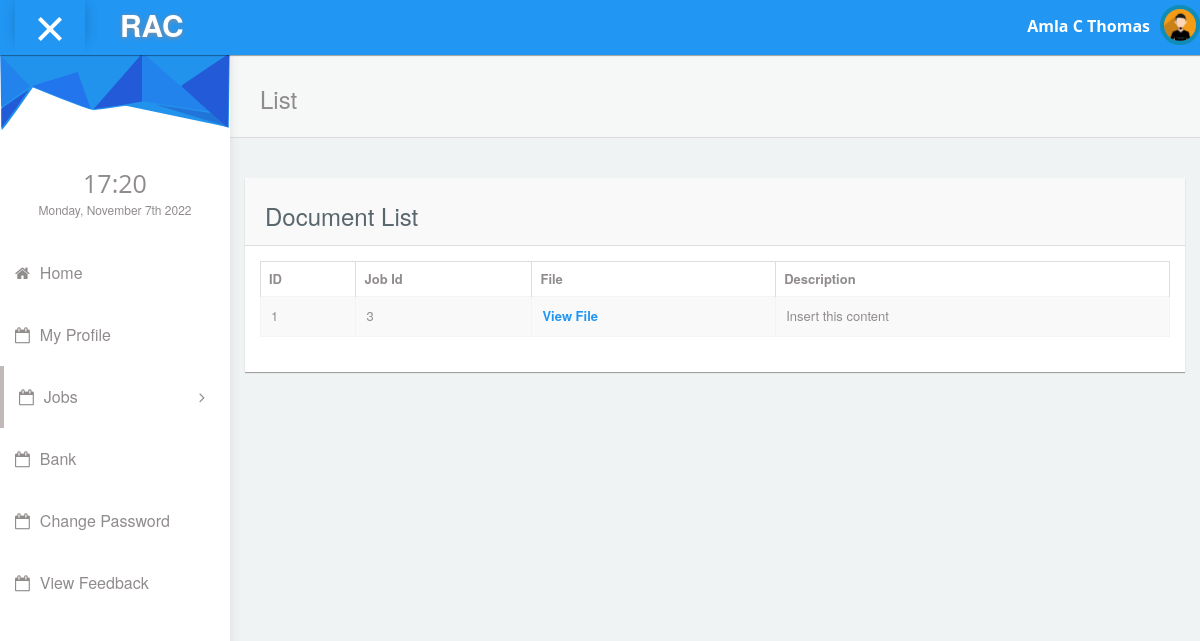
The page /freelancer/viewadddoc.php?jid=3 (signed in) on the database its author committed.
### tables this page shows
CREATE TABLE IF NOT EXISTS `free_reg` (
  `fid` int(11) NOT NULL AUTO_INCREMENT,
  `name` varchar(100) NOT NULL,
  `address` text NOT NULL,
  `phno` varchar(20) NOT NULL,
  `degree` varchar(30) NOT NULL,
  `institution` varchar(100) NOT NULL,
  `university` varchar(100) NOT NULL,
  `other_quali` varchar(120) DEFAULT NULL,
  `work_exp` varchar(100) DEFAULT NULL,
  `work_place` varchar(70) DEFAULT NULL,
  `post` varchar(100) DEFAULT NULL,
  `years_worked` varchar(50) DEFAULT NULL,
  `current_status` varchar(30) NOT NULL,
  `area_of_study` varchar(100) DEFAULT NULL,
  `email` varchar(100) NOT NULL,
  `dob` date DEFAULT NULL,
  PRIMARY KEY (`fid`)
);

CREATE TABLE IF NOT EXISTS `task` (
  `task_id` int(11) NOT NULL AUTO_INCREMENT,
  `job_id` int(11) NOT NULL,
  `document` varchar(200) NOT NULL,
  `description1` varchar(200) NOT NULL,
  `email` varchar(100) NOT NULL,
  PRIMARY KEY (`task_id`)
);

CREATE TABLE IF NOT EXISTS `job_post` (
  `job_id` int(11) NOT NULL AUTO_INCREMENT,
  `job_post` varchar(100) NOT NULL,
  `category` varchar(70) NOT NULL,
  `description` varchar(100) NOT NULL,
  `type_of_pro` varchar(70) NOT NULL,
  `needed_skills` varchar(100) NOT NULL,
  `qualification` varchar(100) NOT NULL,
  `free_type` varchar(70) NOT NULL,
  `country1` varchar(70) NOT NULL,
  `lvl_of_exp` varchar(70) NOT NULL,
  `time_required` varchar(100) NOT NULL,
  `comp_mail` varchar(100) NOT NULL,
  `date` date NOT NULL,
  `post_date` date NOT NULL,
  `pro_file` varchar(100) NOT NULL,
  `sal_expected` int(11) NOT NULL,
  `status` varchar(70) NOT NULL,
  PRIMARY KEY (`job_id`)
);

### connectionclass.php (called while the page is built, shortened)
<?php
class ConnectionClass
{
public $db=null;
public function open()
{
$this->db=mysqli_connect('localhost','root','','rent_a_coder') or die('Error: ' . mysqli_error($myConnection));
	}
public function GetTable($qry)
{
    try
	{
	$result=mysqli_query($this->db,$qry);
	if($result)
	{
	    $data = array();
		while ($row=mysqli_fetch_assoc($result))
		{
		$data[ ] = $row;
		}
		return $data;
		}
	else
	throw new  Exception(mysql_error());
	}
	catch(Exception $e)
	{
	return $e->getMessage();
	}
}
public function GetSingleData($qry)
{
  try
  {
      $result=mysqli_query($this->db,$qry);
	  if($result)
	  {
	         $row=mysqli_fetch_row($result) ;
			 return $row[0];
			 }
			 else
			 {
			     throw new Exception(mysqli_error($this->db));
			 }
    }
	catch(Exception $e)
	{
	         return $e->getMessage();
	}
 }
}
?>

### freelancer/viewadddoc.php (the view)
<?php
require_once('header.php');
require_once("../connectionclass.php");
$obj=new ConnectionClass();
$jobrid=$_REQUEST['jid'];
$qry="select * from task t inner join job_post j inner join org_reg o on t.job_id=j.job_id  and o.email=t.email where  t.job_id='$jobrid'";
$result=$obj->GetTable($qry);
?>
            <div id="content">
               <div class="panel box-shadow-none content-header">
                  <div class="panel-body">
                    <div class="col-md-12">
                        <h3 class="animated fadeInLeft">List</h3>
                    </div>
                  </div>
              </div>
              <div class="col-md-12 top-20 padding-0">
                <div class="col-md-12">
                  <div class="panel">
                    <div class="panel-heading"><h3>Document List</h3></div>
                    <div class="panel-body">
                      <div class="responsive-table">
                      <table id="datatables-example" class="table table-striped table-bordered" width="100%" cellspacing="0">
                      <thead>
                          <tr>
            <th data-breakpoints="xs">ID</th>
            <th>Job Id</th>
            <th>File</th>
            <th>Description</th>
          </tr>
        </thead>
        <tbody>
            <?php
            $i=0;
            foreach ($result as $res)
            {
                $i++;
            ?>
          <tr data-expanded="true">
            <td><?php echo $i;?></td>
            <td><?php echo $res['job_id'];?></td>
            <td><a target="_blank" href="../Organization/documentadd/docadd/<?php echo $res['document'];?>">View File</a></td>
            <td><?php echo $res['description1'];?></td>
          </tr>
          <?php
            }
            ?>
                      </tbody>
                        </table>
                      </div>
                  </div>
                </div>
              </div>
              </div>
            </div>
<?php require_once('footer.php'); ?>

### freelancer/header.php (shortened to what this page needs)
<!DOCTYPE html>
<html lang="en">
<head>
    <link rel="stylesheet" type="text/css" href="../admintemplate/css/bootstrap.min.css">
      <link rel="stylesheet" type="text/css" href="../admintemplate/css/plugins/font-awesome.min.css"/>
      <link rel="stylesheet" type="text/css" href="../admintemplate/css/plugins/simple-line-icons.css"/>
      <link rel="stylesheet" type="text/css" href="../admintemplate/css/plugins/animate.min.css"/>
      <link rel="stylesheet" type="text/css" href="../admintemplate/css/plugins/fullcalendar.min.css"/>
	<link href="../admintemplate/css/style.css" rel="stylesheet">
  </head>
<?php
require_once("../connectionclass.php");
$obj=new ConnectionClass();
$email=$_SESSION['email'];
$qry="select name from free_reg where email='$email'";
$name=$obj->GetSingleData($qry);
?>
 <body id="mimin" class="dashboard">
        <nav class="navbar navbar-default header navbar-fixed-top">
          <div class="col-md-12 nav-wrapper">
            <div class="navbar-header" style="width:100%;">
              <div class="opener-left-menu is-open">
                <span class="bottom"></span>
              </div>
                <a href="index.php" class="navbar-brand">
                 <b>RAC</b>
                </a>
              <ul class="nav navbar-nav navbar-right user-nav">
                <li class="user-name"><span><?php echo $name; ?></span></li>
                  <li class="dropdown avatar-dropdown">
                   <img src="../admintemplate/img/avatar.jpg" class="img-circle avatar" alt="user name" data-toggle="dropdown" aria-haspopup="true" aria-expanded="true"/>
                </li>
              </ul>
            </div>
          </div>
        </nav>
      <div class="container-fluid mimin-wrapper">
            <div id="left-menu">
              <div class="sub-left-menu scroll">
                <ul class="nav nav-list">
                    <li><div class="left-bg"></div></li>
                    <li class="time">
                      <h1 class="animated fadeInLeft" style="font-size: 25px;">21:00</h1>
                      <p class="animated fadeInRight">Sat,October 1st 2029</p>
                    </li>
                     <li class="ripple"><a href="index.php"><span class="fa fa-home"></span>Home</a></li>
                      <li class="ripple"><a href="profile.php"><span class="fa fa-calendar-o"></span>My Profile</a></li>
                     <li class="active ripple">
                      <a class="tree-toggle nav-header"><span class="fa-calendar-o fa"></span>Jobs
                        <span class="fa-angle-right fa right-arrow text-right"></span>
                      </a>
                    </li>
                   <li class="ripple"><a href="bank.php"><span class="fa fa-calendar-o"></span>Bank</a></li>
                   <li class="ripple"><a href="changepassword.php"><span class="fa fa-calendar-o"></span>Change Password</a></li>
                   <li class="ripple"><a href="viewfeedback.php"><span class="fa fa-calendar-o"></span>View Feedback</a></li>
                       </ul>
                </div>
            </div>

### rows shown on the page
free_reg: name "Amla C Thomas"
task: job.job_id "3", description1 "Insert this content"
